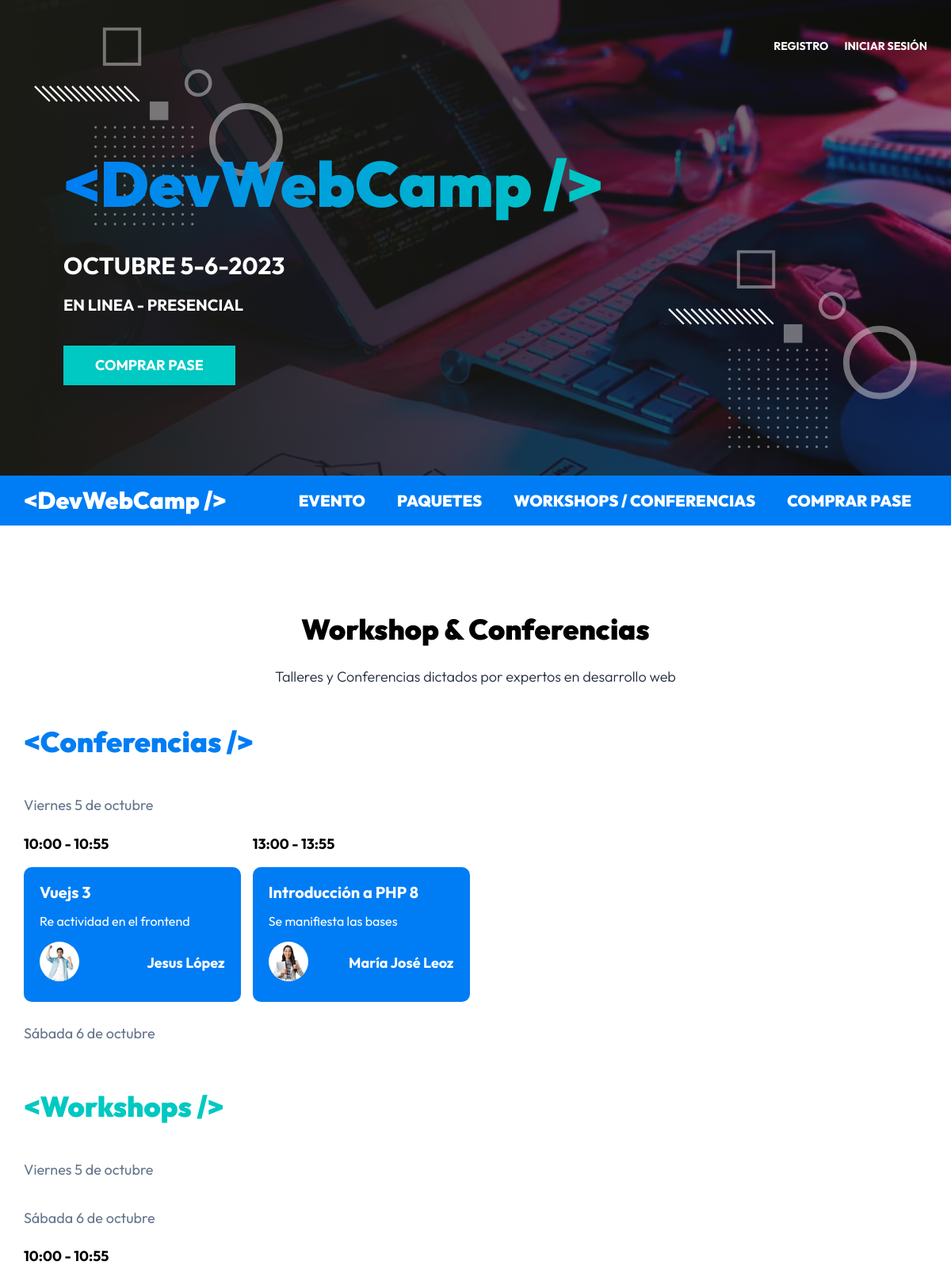
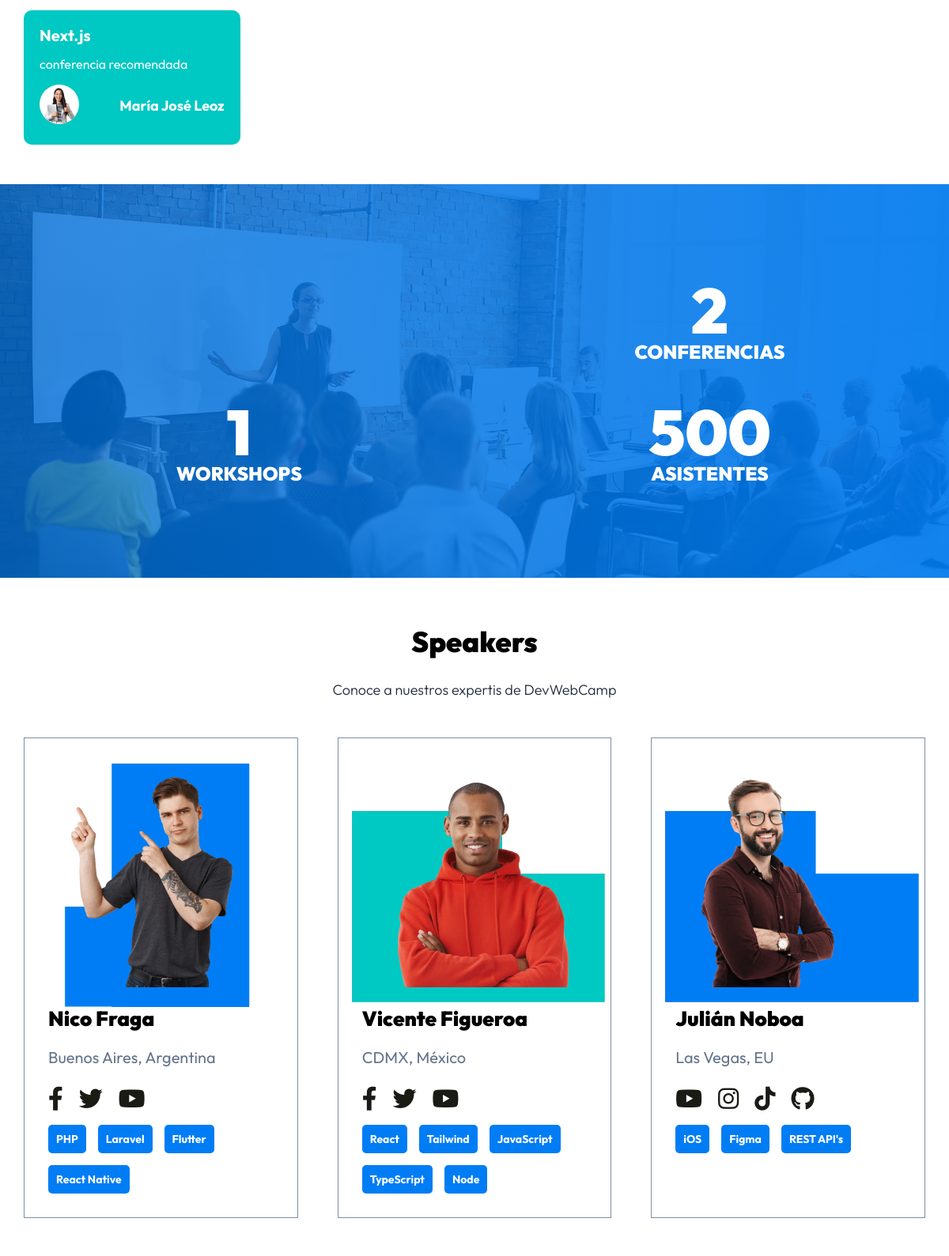
The page / (upper part) on the database its author committed (2 pictures, top to bottom).
### tables this page shows
CREATE TABLE `eventos` (
  `id` int NOT NULL,
  `nombre` varchar(120) DEFAULT NULL,
  `descripcion` text,
  `disponibles` int DEFAULT NULL,
  `categoria_id` int NOT NULL,
  `dia_id` int NOT NULL,
  `hora_id` int NOT NULL,
  `ponente_id` int NOT NULL
);

CREATE TABLE `horas` (
  `id` int NOT NULL,
  `hora` varchar(13) DEFAULT NULL
);

CREATE TABLE `ponentes` (
  `id` int NOT NULL,
  `nombre` varchar(40) DEFAULT NULL,
  `apellido` varchar(40) DEFAULT NULL,
  `ciudad` varchar(20) DEFAULT NULL,
  `pais` varchar(20) DEFAULT NULL,
  `imagen` varchar(32) DEFAULT NULL,
  `tags` varchar(120) DEFAULT NULL,
  `redes` text
);

### controllers/PaginasController.php (called while the page is built, shortened)
<?php
class PaginasController
{
    public static function index(Router $router)
    {
        $eventos = Evento::ordenar('hora_id', 'ASC');
        $eventos_formateados = [];
        foreach ($eventos as $evento) {
            $evento->categoria = Categoria::find($evento->categoria_id);
            $evento->dia = Dia::find($evento->dia_id);
            $evento->hora = Hora::find(($evento->hora_id));
            $evento->ponente = Ponente::find($evento->ponente_id);
            if ($evento->dia_id === "1" && $evento->categoria_id === "1") {
                $eventos_formateados['conferencias_v'][] = $evento;
            }
            if ($evento->dia_id === "2" && $evento->categoria_id === "2") {
                $eventos_formateados['workshops_s'][] = $evento;
            }
        }
        $ponentes_total = Ponente::total();
        $conferencias_total = Evento::total('categoria_id', 1);
        $workshops_total = Evento::total('categoria_id', 2);
        $ponentes = Ponente::all();
        $router->render('paginas/index', [
            'titulo' => 'Inicio',
            'eventos' => $eventos_formateados,
            'ponentes_total' => $ponentes_total,
            'conferencias_total' => $conferencias_total,
            'workshops_total' => $workshops_total,
            'ponentes' => $ponentes,
        ]);
    }
}

### public/index.php (called while the page is built, shortened)
<?php
$router = new Router();
$router->get('/login', [AuthController::class, 'login']);
$router->post('/login', [AuthController::class, 'login']);
$router->post('/logout', [AuthController::class, 'logout']);
$router->get('/registro', [AuthController::class, 'registro']);
$router->post('/registro', [AuthController::class, 'registro']);
$router->get('/olvide', [AuthController::class, 'olvide']);
$router->post('/olvide', [AuthController::class, 'olvide']);
$router->get('/reestablecer', [AuthController::class, 'reestablecer']);
$router->post('/reestablecer', [AuthController::class, 'reestablecer']);
$router->get('/mensaje', [AuthController::class, 'mensaje']);
$router->get('/confirmar-cuenta', [AuthController::class, 'confirmar']);
$router->get('/admin/dashboard', [DashboardController::class, 'index']);
$router->get('/admin/ponentes', [PonentesController::class, 'index']);
$router->get('/admin/ponentes/crear', [PonentesController::class, 'crear']);
$router->post('/admin/ponentes/crear', [PonentesController::class, 'crear']);
$router->get('/admin/ponentes/editar', [PonentesController::class, 'editar']);
$router->post('/admin/ponentes/editar', [PonentesController::class, 'editar']);
$router->post('/admin/ponentes/eliminar', [PonentesController::class, 'eliminar']);
$router->get('/admin/eventos', [EventosController::class, 'index']);
$router->get('/admin/eventos/crear', [EventosController::class, 'crear']);
$router->post('/admin/eventos/crear', [EventosController::class, 'crear']);
$router->get('/admin/eventos/editar', [EventosController::class, 'editar']);
$router->post('/admin/eventos/editar', [EventosController::class, 'editar']);
$router->post('/admin/eventos/eliminar', [EventosController::class, 'eliminar']);
$router->get('/api/eventos-horario', [APIEventos::class, 'index']);
$router->get('/api/ponentes', [APIPonentes::class, 'index']);
$router->get('/api/ponente', [APIPonentes::class, 'ponente']);
$router->get('/admin/registrados', [RegistradosController::class, 'index']);
$router->get('/admin/regalos', [RegalosController::class, 'index']);
$router->get('/finalizar-registro', [RegistroController::class, 'crear']);
$router->post('/finalizar-registro/gratis', [RegistroController::class, 'gratis']);
$router->post('/finalizar-registro/pagar', [RegistroController::class, 'pagar']);
$router->get('/finalizar-registro/conferencias', [RegistroController::class, 'conferencias']);
$router->get('/boleto', [RegistroController::class, 'boleto']);
$router->get('/',[PaginasController::class, 'index']);
$router->get('/devwebcamp',[PaginasController::class, 'evento']);
$router->get('/paquetes',[PaginasController::class, 'paquetes']);
$router->get('/workshops-conferencias',[PaginasController::class, 'conferencias']);
$router->get('/404',[PaginasController::class, 'error']);
$router->comprobarRutas();

### models/ActiveRecord.php (called while the page is built, shortened)
<?php
class ActiveRecord
{
    protected static $db;
    protected static $tabla = '';
    public static function setDB($database)
    {
        self::$db = $database;
    }
    public static function consultarSQL($query)
    {
        $resultado = self::$db->query($query);
        $array = [];
        while ($registro = $resultado->fetch_assoc()) {
            $array[] = static::crearObjeto($registro);
        }
        return $array;
    }
    protected static function crearObjeto($registro)
    {
        $objeto = new static;
        foreach ($registro as $key => $value) {
            if (property_exists($objeto, $key)) {
                $objeto->$key = $value;
            }
        }
        return $objeto;
    }
    public static function all($orden = 'DESC')
    {
        $query = "SELECT * FROM " . static::$tabla . " ORDER BY id $orden";
        $resultado = self::consultarSQL($query);
        return $resultado;
    }
    public static function find($id)
    {
        $query = "SELECT * FROM " . static::$tabla  . " WHERE id = ${id}";
        $resultado = self::consultarSQL($query);
        return array_shift($resultado);
    }
    public static function ordenar($columna, $orden) {
        $query = "SELECT * FROM " . static::$tabla . " ORDER BY $columna $orden";
        $resultado = self::consultarSQL($query);
        return $resultado;
    }
    public static function total($columna = '', $valor = '' )
    {
        $query = "SELECT COUNT(*) FROM " . static::$tabla;
        if ($columna) {
            $query .= " WHERE $columna = $valor";
        }
        $resultado = self::$db->query($query);
        $total = $resultado->fetch_array();
        return array_shift($total);
    }
}

### views/paginas/index.php (the view, shortened to what this page needs)
<?php
include_once __DIR__ . '/conferencias.php';
?>
<section class="resumen">
    <div class="resumen__grid">
        <div <?php aos_animacion(); ?> class="resumen__bloque">
            <p class="resumen__texto resumen__texto--numero"><?php echo $ponentes_total; ?></p>
            <p class="resumen__texto">Speakers</p>
        </div>
        <div <?php aos_animacion(); ?> class="resumen__bloque">
            <p class="resumen__texto resumen__texto--numero"><?php echo $conferencias_total; ?></p>
            <p class="resumen__texto">conferencias</p>
        </div>
        <div <?php aos_animacion(); ?> class="resumen__bloque">
            <p class="resumen__texto resumen__texto--numero"><?php echo $workshops_total; ?></p>
            <p class="resumen__texto">Workshops</p>
        </div>
        <div <?php aos_animacion(); ?> class="resumen__bloque">
            <p class="resumen__texto resumen__texto--numero">500</p>
            <p class="resumen__texto">Asistentes</p>
        </div>
    </div>
</section>
<section class="speakers">
    <h2 class="speakers__encabezado">Speakers</h2>
    <p class="speakers__descripcion">Conoce a nuestros expertis de DevWebCamp</p>
    <div class="speakers__grid">
        <?php foreach ($ponentes as $ponente) : ?>
            <div <?php aos_animacion(); ?> class="speaker">
                <picture>
                    <source srcset="<?php echo $_ENV['HOST'] . '/img/speakers/' . $ponente->imagen; ?>.webp">
                    <source srcset="<?php echo $_ENV['HOST'] . '/img/speakers/' . $ponente->imagen; ?>.png">
                    <img class="speaker__imagen" loading="lazy" width="200" height="300" src="<?php echo $_ENV['HOST'] . '/img/speakers/' . $ponente->imagen; ?>.png" alt="imagen ponente">
                </picture>
                <div class="speaker__informacion">
                    <h4 class="speaker__nombre">
                        <?php echo $ponente->nombre . ' ' . $ponente->apellido; ?>
                    </h4>
                    <p class="speaker__ubicacion">
                        <?php echo $ponente->ciudad . ', ' . $ponente->pais; ?>
                    </p>
                    <nav class="speaker-sociales">
                        <?php
                        $redes = json_decode($ponente->redes);
                        ?>
                        <?php if (!empty($redes->facebook)) : ?>
                            <a class="speaker-sociales__enlace" rel="noopener noreferrer" target="_blank" href="<?php echo $redes->facebook; ?>">
                            </a>
                        <?php endif; ?>
                        <?php if (!empty($redes->twitter)) : ?>
                            <a class="speaker-sociales__enlace" rel="noopener noreferrer" target="_blank" href="<?php echo $redes->twitter; ?>">
                            </a>
                        <?php endif; ?>
                        <?php if (!empty($redes->youtube)) : ?>
                            <a class="speaker-sociales__enlace" rel="noopener noreferrer" target="_blank" href="<?php echo $redes->youtube; ?>">
                            </a>
                        <?php endif; ?>
                        <?php if (!empty($redes->instagram)) : ?>
                            <a class="speaker-sociales__enlace" rel="noopener noreferrer" target="_blank" href="<?php echo $redes->instagram; ?>">
                            </a>
                        <?php endif; ?>
                        <?php if (!empty($redes->tiktok)) : ?>
                            <a class="speaker-sociales__enlace" rel="noopener noreferrer" target="_blank" href="<?php echo $redes->tiktok; ?>">
                            </a>
                        <?php endif; ?>
                        <?php if (!empty($redes->github)) : ?>
                            <a class="speaker-sociales__enlace" rel="noopener noreferrer" target="_blank" href="<?php echo $redes->github; ?>">
                            </a>
                        <?php endif; ?>
                    </nav>
                    <ul class="speaker__listado-skills">
                        <?php
                        $tags = explode(',', $ponente->tags);
                        foreach ($tags as $tag) : ?>
                            <li class="speaker__skill"><?php echo $tag; ?></li>
                        <?php endforeach; ?>
                    </ul>
                </div>
            </div>
        <?php endforeach; ?>
    </div>
</section>

### views/paginas/conferencias.php (shortened to what this page needs)
<main class="agenda">
    <h2 class="agenda__encabezado">Workshop & Conferencias</h2>
    <p class="agenda__descripcion">Talleres y Conferencias dictados por expertos en desarrollo web</p>
    <div class="eventos">
        <h2 class="eventos__encabezado">&lt;Conferencias /></h2>
        <p class="eventos__fecha">Viernes 5 de octubre</p>
        <div class="eventos__listado slider swiper">
            <div class="swiper-wrapper">
                <?php foreach ($eventos['conferencias_v'] as $evento) : ?>
                    <?php include __DIR__ . '../../templates/evento.php' ?>
                <?php endforeach; ?>
            </div>
        </div>
        <p class="eventos__fecha">Sábada 6 de octubre</p>
    </div>
    <div class="eventos eventos--workshops">
        <h2 class="eventos__encabezado">&lt;Workshops /></h2>
        <p class="eventos__fecha">Viernes 5 de octubre</p>
        <p class="eventos__fecha">Sábada 6 de octubre</p>
        <div class="eventos__listado slider swiper">
            <div class="swiper-wrapper">
                <?php foreach ($eventos['workshops_s'] as $evento) : ?>
                    <?php include __DIR__ . '../../templates/evento.php' ?>
                <?php endforeach; ?>
            </div>
        </div>
    </div>
</main>

### views/templates/evento.php
<div class="evento swiper-slide">
    <p class="evento__hora"><?php echo $evento->hora->hora; ?></p>
    <div class="evento__informacion">
        <h4 class="evento__nombre"><?php echo $evento->nombre; ?></h4>
        <p class="evento__introduccion"> <?php echo $evento->descripcion; ?> </p>
        <div class="evento__autor-info">
            <picture>
                <source srcset="<?php echo $_ENV['HOST'] . '/img/speakers/' . $evento->ponente->imagen; ?>.webp">
                <source srcset="<?php echo $_ENV['HOST'] . '/img/speakers/' . $evento->ponente->imagen; ?>.png">
                <img class="evento__imagen-autor" loading="lazy" width="200" height="300" src="<?php echo $_ENV['HOST'] . '/img/speakers/' . $evento->ponente->imagen; ?>.png" alt="imagen ponente">
            </picture>
            <p class="evento__autor-nombre">
                <?php echo $evento->ponente->nombre . " " . $evento->ponente->apellido; ?>
            </p>
        </div>
    </div>
</div>

### rows shown on the page
eventos: hora.hora "10:00 - 10:55", nombre "Vuejs 3", descripcion "Re actividad en el frontend", ponente.imagen (picture), ponente.nombre "Jesus", ponente.apellido "López"
eventos: hora.hora "13:00 - 13:55", nombre "Introducción a PHP 8", descripcion "Se manifiesta las bases", ponente.imagen (picture), ponente.nombre "María José", ponente.apellido "Leoz"
eventos: hora.hora "10:00 - 10:55", nombre "Next.js", descripcion "conferencia recomendada", ponente.imagen (picture), ponente.nombre "María José", ponente.apellido "Leoz"
ponentes: shows a picture, imagen (picture), nombre "Nico", apellido "Fraga", ciudad "Buenos Aires", pais "Argentina", tags "PHP", tags "Laravel", tags "Flutter", tags "React Native"
ponentes: shows a picture, imagen (picture), nombre "Vicente", apellido "Figueroa", ciudad "CDMX", pais "México", tags "React", tags "Tailwind", tags "JavaScript", tags "TypeScript", tags "Node"
ponentes: shows a picture, imagen (picture), nombre "Julián", apellido "Noboa", ciudad "Las Vegas", pais "EU", tags "iOS", tags "Figma", tags "REST API's"

### other values the page prints
$conferencias_total "2"
$workshops_total "1"
